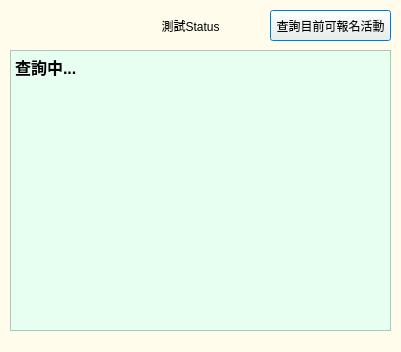
<?xml version="1.0" encoding="UTF-8"?>
<ui version="4.0">
 <class>ServiceQuery</class>
 <widget class="QDialog" name="ServiceQuery">
  <property name="geometry">
   <rect>
    <x>0</x>
    <y>0</y>
    <width>401</width>
    <height>352</height>
   </rect>
  </property>
  <property name="windowTitle">
   <string>服務學習查詢</string>
  </property>
  <property name="styleSheet">
   <string notr="true">background-color: rgb(255, 252, 235);</string>
  </property>
  <widget class="QTextBrowser" name="textBrowser">
   <property name="geometry">
    <rect>
     <x>10</x>
     <y>50</y>
     <width>381</width>
     <height>281</height>
    </rect>
   </property>
   <property name="font">
    <font>
     <pointsize>12</pointsize>
     <italic>false</italic>
     <bold>true</bold>
    </font>
   </property>
   <property name="styleSheet">
    <string notr="true">font: 700 12pt &quot;微軟正黑體&quot;;
background-color: rgb(231, 255, 241);</string>
   </property>
   <property name="markdown">
    <string>**查詢中`...`**

</string>
   </property>
   <property name="html">
    <string>&lt;!DOCTYPE HTML PUBLIC &quot;-//W3C//DTD HTML 4.0//EN&quot; &quot;http://www.w3.org/TR/REC-html40/strict.dtd&quot;&gt;
&lt;html&gt;&lt;head&gt;&lt;meta name=&quot;qrichtext&quot; content=&quot;1&quot; /&gt;&lt;meta charset=&quot;utf-8&quot; /&gt;&lt;style type=&quot;text/css&quot;&gt;
p, li { white-space: pre-wrap; }
&lt;/style&gt;&lt;/head&gt;&lt;body style=&quot; font-family:'微軟正黑體'; font-size:12pt; font-weight:700; font-style:normal;&quot;&gt;
&lt;p style=&quot; margin-top:8px; margin-bottom:8px; margin-left:0px; margin-right:0px; -qt-block-indent:0; text-indent:0px;&quot;&gt;&lt;span style=&quot; font-family:'Microsoft JhengHei UI';&quot;&gt;查詢中&lt;/span&gt;&lt;span style=&quot; font-family:'標楷體';&quot;&gt;...&lt;/span&gt;&lt;/p&gt;&lt;/body&gt;&lt;/html&gt;</string>
   </property>
  </widget>
  <widget class="QLabel" name="Label_Status">
   <property name="geometry">
    <rect>
     <x>30</x>
     <y>10</y>
     <width>321</width>
     <height>31</height>
    </rect>
   </property>
   <property name="styleSheet">
    <string notr="true"/>
   </property>
   <property name="text">
    <string>測試Status</string>
   </property>
   <property name="alignment">
    <set>Qt::AlignCenter</set>
   </property>
  </widget>
  <widget class="QPushButton" name="btnServiceApply">
   <property name="geometry">
    <rect>
     <x>270</x>
     <y>10</y>
     <width>121</width>
     <height>31</height>
    </rect>
   </property>
   <property name="text">
    <string>查詢目前可報名活動</string>
   </property>
  </widget>
 </widget>
 <resources/>
 <connections/>
</ui>
